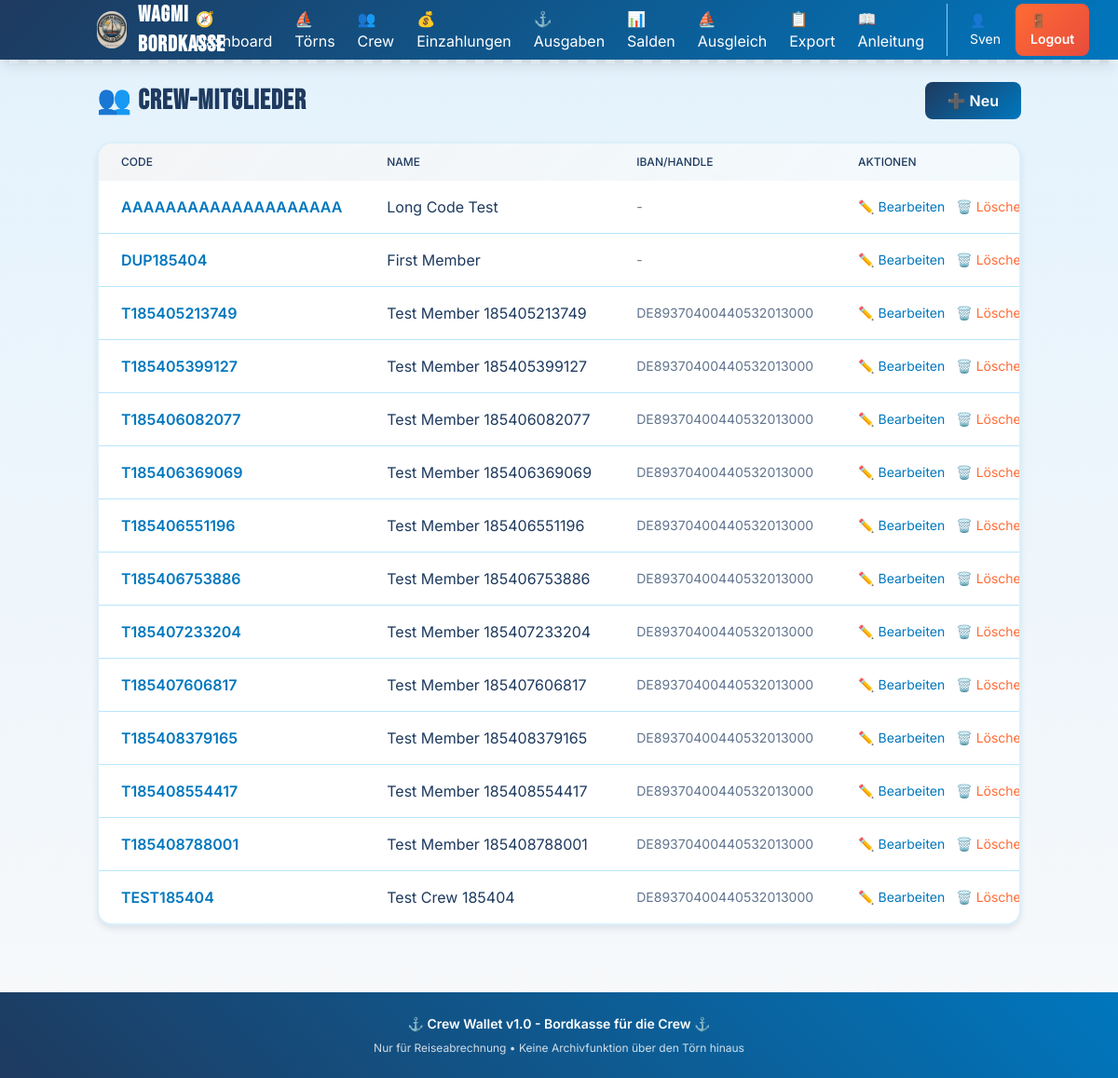
Page /crew (signed in) on the committed database.
### models.py (models this page shows)
class CrewMember(Base):
    __tablename__ = "crew_members"
    __table_args__ = (
        UniqueConstraint('trip_id', 'code', name='uq_crew_trip_code'),
    )
    id = Column(Integer, primary_key=True, index=True)
    trip_id = Column(Integer, ForeignKey("trips.id"), nullable=False)
    code = Column(String(20), nullable=False, index=True)
    name = Column(String(100), nullable=False)
    iban_or_handle = Column(String(100), nullable=True)
    created_at = Column(DateTime, default=datetime.utcnow)
    trip = relationship("Trip", back_populates="crew_members")
    deposits = relationship("Deposit", back_populates="member", cascade="all, delete-orphan")
    paid_expenses = relationship("Expense", foreign_keys="Expense.payer_id", back_populates="payer")
    expense_participations = relationship("ExpenseParticipant", back_populates="member", cascade="all, delete-orphan")

### routers/crew.py (the view)
@router.get("", response_class=HTMLResponse)
async def list_crew(request: Request, db: Session = Depends(get_db)):
    active_trip = TripService.get_active_trip(db)
    if not active_trip:
        return RedirectResponse(url="/trips", status_code=303)
    crew_members = db.query(CrewMember).filter(CrewMember.trip_id == active_trip.id).order_by(CrewMember.code).all()
    return templates.TemplateResponse("crew_list.html", {
        "request": request,
        "crew_members": crew_members
    })

### templates/crew_list.html (shortened to what this page needs)
{% extends "layout.html" %}
{% block content %}
<div class="space-y-6">
    <div class="flex justify-between items-center">
        <h1 class="text-3xl font-bold maritime-header" style="color: var(--navy-deep);">👥 Crew-Mitglieder</h1>
        <a href="/crew/new" class="ocean-gradient text-white px-6 py-2 rounded-lg transition touch-action font-semibold">
            ➕ Neu
        </a>
    </div>
    <div class="bg-white porthole-card overflow-hidden">
        <div class="overflow-x-auto">
            <table class="min-w-full">
                <thead style="background: linear-gradient(135deg, rgba(30, 58, 95, 0.05) 0%, rgba(135, 206, 235, 0.1) 100%);">
                    <tr>
                        <th class="px-6 py-3 text-left text-xs font-medium uppercase" style="color: var(--navy-deep);">Code</th>
                        <th class="px-6 py-3 text-left text-xs font-medium uppercase" style="color: var(--navy-deep);">Name</th>
                        <th class="px-6 py-3 text-left text-xs font-medium uppercase" style="color: var(--navy-deep);">IBAN/Handle</th>
                        <th class="px-6 py-3 text-left text-xs font-medium uppercase" style="color: var(--navy-deep);">Aktionen</th>
                    </tr>
                </thead>
                <tbody class="divide-y divide-sky-200">
                    {% for member in crew_members %}
                    <tr>
                        <td class="px-6 py-4 whitespace-nowrap font-semibold" style="color: var(--ocean-blue);">{{ member.code }}</td>
                        <td class="px-6 py-4 whitespace-nowrap" style="color: var(--navy-deep);">{{ member.name }}</td>
                        <td class="px-6 py-4 whitespace-nowrap text-sm" style="color: var(--navy-deep); opacity: 0.7;">{{ member.iban_or_handle or '-' }}</td>
                        <td class="px-6 py-4 whitespace-nowrap text-sm space-x-2">
                            <a href="/crew/{{ member.id }}/edit" class="hover:underline touch-action" style="color: var(--ocean-blue);">✏️ Bearbeiten</a>
                            <form action="/crew/{{ member.id }}/delete" method="post" class="inline" onsubmit="return confirm('Wirklich löschen?')">
                                <button type="submit" class="hover:underline touch-action" style="color: var(--coral);">🗑️ Löschen</button>
                            </form>
                        </td>
                    </tr>
                    {% endfor %}
                </tbody>
            </table>
        </div>
    </div>
</div>
{% endblock %}

### templates/layout.html (style rules this page uses)
:root { --navy-deep: #1e3a5f; --ocean-blue: #0077be; --sea-foam: #2ecc71; --coral: #ff6b35; --sand: #d4a574; --sky-blue: #87ceeb; --cream: #f8f9fa; }
body { font-family: 'Inter', sans-serif; background: linear-gradient(180deg, #e3f2fd 0%, #f8f9fa 100%); min-height: 100vh; }
.touch-action { touch-action: manipulation; }
.maritime-header { font-family: 'Bebas Neue', sans-serif; letter-spacing: 1px; }
.porthole-card { border-radius: 1rem; box-shadow: 0 4px 6px rgba(30, 58, 95, 0.1), inset 0 1px 0 rgba(255,255,255,0.1); border: 2px solid rgba(135, 206, 235, 0.3); }
.ocean-gradient { background: linear-gradient(135deg, var(--navy-deep) 0%, var(--ocean-blue) 100%); }

### rows in the picture
CrewMember: code "AAAAAAAAAAAAAAAAAAAA", name "Long Code Test", iban_or_handle "-"
CrewMember: code "DUP185404", name "First Member", iban_or_handle "-"
CrewMember: code "T185405213749", name "Test Member 185405213749", iban_or_handle "DE89370400440532013000"
CrewMember: code "T185405399127", name "Test Member 185405399127", iban_or_handle "DE89370400440532013000"
CrewMember: code "T185406082077", name "Test Member 185406082077", iban_or_handle "DE89370400440532013000"
CrewMember: code "T185406369069", name "Test Member 185406369069", iban_or_handle "DE89370400440532013000"
CrewMember: code "T185406551196", name "Test Member 185406551196", iban_or_handle "DE89370400440532013000"
CrewMember: code "T185406753886", name "Test Member 185406753886", iban_or_handle "DE89370400440532013000"
CrewMember: code "T185407233204", name "Test Member 185407233204", iban_or_handle "DE89370400440532013000"
CrewMember: code "T185407606817", name "Test Member 185407606817", iban_or_handle "DE89370400440532013000"
CrewMember: code "T185408379165", name "Test Member 185408379165", iban_or_handle "DE89370400440532013000"
CrewMember: code "T185408554417", name "Test Member 185408554417", iban_or_handle "DE89370400440532013000"
CrewMember: code "T185408788001", name "Test Member 185408788001", iban_or_handle "DE89370400440532013000"
CrewMember: code "TEST185404", name "Test Crew 185404", iban_or_handle "DE89370400440532013000"

### other values in the picture
{{ request.session.get('username', 'User') }} "Sven"
